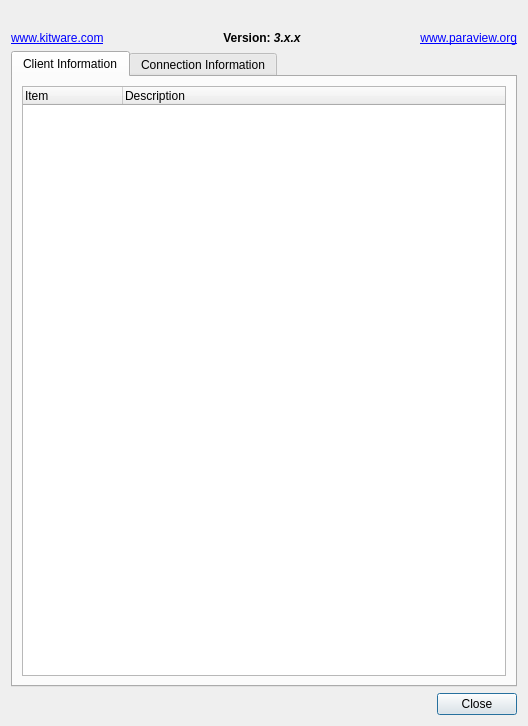
<?xml version="1.0" encoding="UTF-8"?>
<ui version="4.0">
 <class>pqAboutDialog</class>
 <widget class="QDialog" name="pqAboutDialog">
  <property name="geometry">
   <rect>
    <x>0</x>
    <y>0</y>
    <width>528</width>
    <height>726</height>
   </rect>
  </property>
  <property name="sizePolicy">
   <sizepolicy hsizetype="Minimum" vsizetype="Minimum">
    <horstretch>0</horstretch>
    <verstretch>0</verstretch>
   </sizepolicy>
  </property>
  <property name="windowTitle">
   <string>About ParaView</string>
  </property>
  <property name="modal">
   <bool>true</bool>
  </property>
  <layout class="QVBoxLayout" name="verticalLayout">
   <item>
    <widget class="QLabel" name="Image">
     <property name="text">
      <string/>
     </property>
     <property name="pixmap">
      <pixmap resource="../pqComponents.qrc">:/pqWidgets/Icons/PVSplashScreen.png</pixmap>
     </property>
     <property name="alignment">
      <set>Qt::AlignCenter</set>
     </property>
    </widget>
   </item>
   <item>
    <layout class="QHBoxLayout" name="horizontalLayout" stretch="0,1,0">
     <item>
      <widget class="QLabel" name="ParaViewLinkLabel">
       <property name="text">
        <string>&lt;html&gt;&lt;head/&gt;&lt;body&gt;&lt;p&gt;&lt;a href=&quot;http://www.kitware.com/&quot;&gt;&lt;span style=&quot; text-decoration: underline; color:palette(link);&quot;&gt;www.kitware.com&lt;/span&gt;&lt;/a&gt;&lt;/p&gt;&lt;/body&gt;&lt;/html&gt;</string>
       </property>
       <property name="openExternalLinks">
        <bool>true</bool>
       </property>
      </widget>
     </item>
     <item>
      <widget class="QLabel" name="VersionLabel">
       <property name="text">
        <string>&lt;html&gt;&lt;b&gt;Version: &lt;i&gt;3.x.x&lt;/i&gt;&lt;/b&gt;&lt;/html&gt;</string>
       </property>
       <property name="textFormat">
        <enum>Qt::AutoText</enum>
       </property>
       <property name="alignment">
        <set>Qt::AlignCenter</set>
       </property>
      </widget>
     </item>
     <item>
      <widget class="QLabel" name="KitwareLinkLabel">
       <property name="text">
        <string>&lt;html&gt;&lt;head/&gt;&lt;body&gt;&lt;p&gt;&lt;a href=&quot;http://www.paraview.org/&quot;&gt;&lt;span style=&quot; text-decoration: underline; color:palette(link);&quot;&gt;www.paraview.org&lt;/span&gt;&lt;/a&gt;&lt;/p&gt;&lt;/body&gt;&lt;/html&gt;</string>
       </property>
       <property name="textFormat">
        <enum>Qt::RichText</enum>
       </property>
       <property name="alignment">
        <set>Qt::AlignRight|Qt::AlignTrailing|Qt::AlignVCenter</set>
       </property>
       <property name="openExternalLinks">
        <bool>true</bool>
       </property>
      </widget>
     </item>
    </layout>
   </item>
   <item>
    <widget class="QTabWidget" name="tabWidget">
     <property name="currentIndex">
      <number>0</number>
     </property>
     <widget class="QWidget" name="tabClient">
      <attribute name="title">
       <string>Client Information</string>
      </attribute>
      <layout class="QVBoxLayout">
       <property name="spacing">
        <number>6</number>
       </property>
       <property name="margin">
        <number>9</number>
       </property>
       <item>
        <widget class="QTreeWidget" name="ClientInformation">
         <property name="alternatingRowColors">
          <bool>true</bool>
         </property>
         <property name="rootIsDecorated">
          <bool>false</bool>
         </property>
         <column>
          <property name="text">
           <string>Item</string>
          </property>
         </column>
         <column>
          <property name="text">
           <string>Description</string>
          </property>
         </column>
        </widget>
       </item>
      </layout>
     </widget>
     <widget class="QWidget" name="tabServer">
      <attribute name="title">
       <string>Connection Information</string>
      </attribute>
      <layout class="QGridLayout">
       <property name="margin">
        <number>9</number>
       </property>
       <property name="spacing">
        <number>6</number>
       </property>
       <item row="0" column="0">
        <widget class="QTreeWidget" name="ServerInformation">
         <property name="alternatingRowColors">
          <bool>true</bool>
         </property>
         <property name="rootIsDecorated">
          <bool>false</bool>
         </property>
         <column>
          <property name="text">
           <string>Item</string>
          </property>
         </column>
         <column>
          <property name="text">
           <string>Description</string>
          </property>
         </column>
        </widget>
       </item>
      </layout>
     </widget>
    </widget>
   </item>
   <item>
    <widget class="QDialogButtonBox" name="buttonBox">
     <property name="standardButtons">
      <set>QDialogButtonBox::Close</set>
     </property>
    </widget>
   </item>
  </layout>
 </widget>
 <resources>
  <include location="../pqComponents.qrc"/>
 </resources>
 <connections>
  <connection>
   <sender>buttonBox</sender>
   <signal>rejected()</signal>
   <receiver>pqAboutDialog</receiver>
   <slot>accept()</slot>
   <hints>
    <hint type="sourcelabel">
     <x>263</x>
     <y>703</y>
    </hint>
    <hint type="destinationlabel">
     <x>263</x>
     <y>362</y>
    </hint>
   </hints>
  </connection>
 </connections>
</ui>
